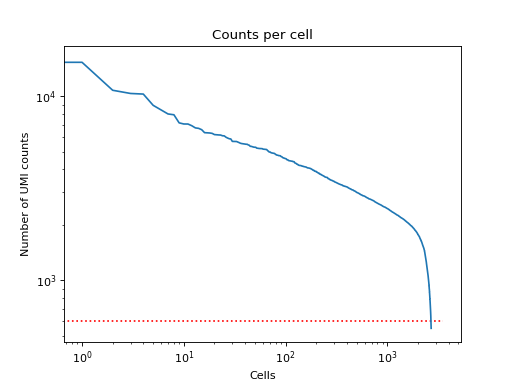

Write Python code to recreate this figure.
import besca as bc
import matplotlib.pyplot as plt
adata = bc.datasets.pbmc3k_raw()
min_counts = 600
fig, ax1 = plt.subplots(1)
bc.pl.kp_counts(adata, min_counts = min_counts, ax = ax1)
